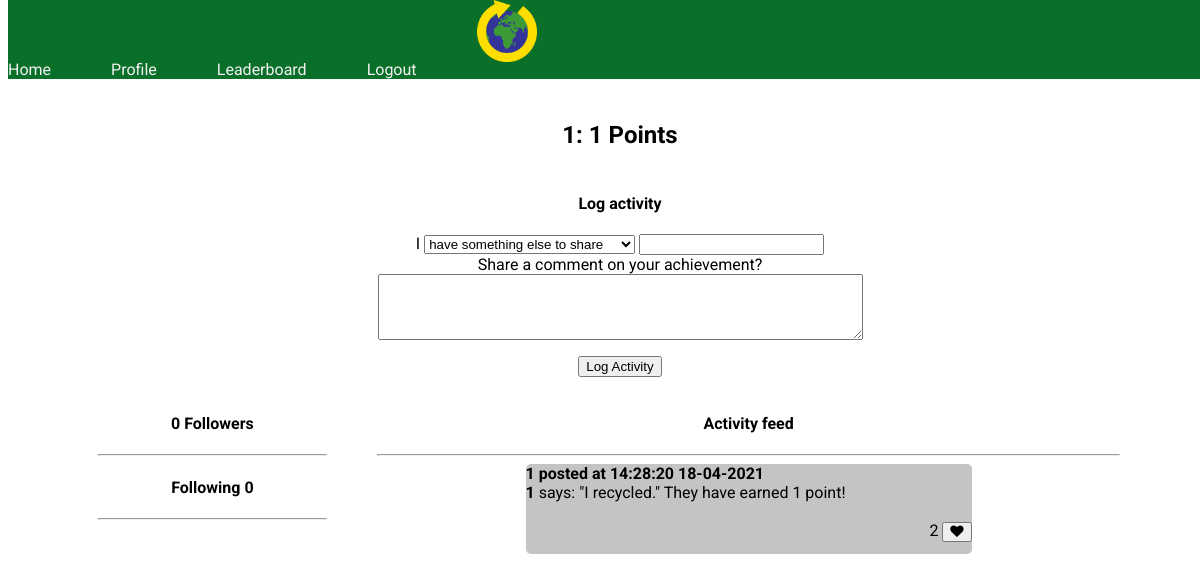
Before: /user/1 (signed in) with the older database file.
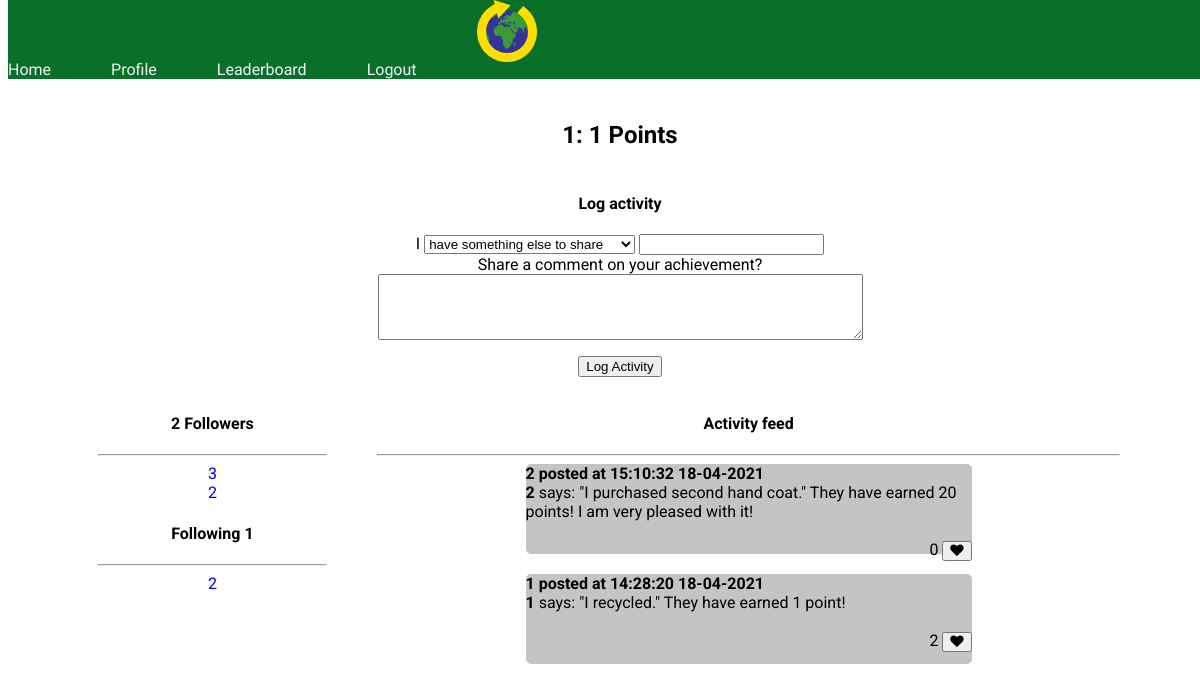
After: the same page with the newer database file.
### app/models.py (models this page shows, shortened)
class User(UserMixin, db.Model):
    id = db.Column(db.Integer, primary_key=True)
    username = db.Column(db.String(64), index=True, unique=True)
    email = db.Column(db.String(120), index=True, unique=True)
    password_hash = db.Column(db.String(128))
    posts = db.relationship('Post', backref='author', lazy='dynamic')
    points = db.Column(db.Integer, default=0)
    followed = db.relationship(
        'User', secondary=followers,
        primaryjoin=(followers.c.follower_id == id),
        secondaryjoin=(followers.c.followed_id == id),
        backref=db.backref('followers', lazy='dynamic'), lazy='dynamic')
    def followed_posts(self):
        followed = Post.query.join(
            followers, (followers.c.followed_id == Post.user_id)).filter(
                followers.c.follower_id == self.id)
        own = Post.query.filter_by(user_id=self.id)
        return followed.union(own).order_by(Post.timestamp.desc())

class Post(db.Model):
    id = db.Column(db.Integer, primary_key=True)
    body = db.Column(db.String(140))
    action = db.Column(db.String(64))
    item = db.Column(db.String(64))
    timestamp = db.Column(db.String, index=True)
    user_id = db.Column(db.Integer, db.ForeignKey('user.id'))
    points = db.Column(db.Integer,default=0)
    likes = db.Column(db.Integer, default=0)

### app/routes.py (the view, shortened to what this page needs)
@app.route('/user/<username>', methods=['GET','POST'])
@login_required
def user(username):
    user = User.query.filter_by(username=username).first_or_404()
    posts = user.followed_posts()
    form = LogActivity()
    form2 = EmptyForm()
    return render_template("user.html",user=user, posts=posts, form=form, points=user.points)

### app/forms.py
class LogActivity(FlaskForm):
    actions = {'donated':20,'recycled':1,'upcycled':15,'reused':3,'purchased second hand':20, 'completed the weekly challenge':25,'have something else to share':0}
    action = SelectField('Action:',choices=list(actions.keys()), validators=[DataRequired()])
    item = StringField()
    comment = TextAreaField('Share a comment on your achievement?')
    submit = SubmitField('Log Activity')

class EmptyForm(FlaskForm):
    submit = SubmitField('Submit')

### app/models.py (called while the page is built)
@login.user_loader
def load_user(id):
    return User.query.get(int(id))

### app/templates/user.html (shortened to what this page needs)
{% extends "base.html" %}
{% block content %}
    <table class="aboutme">
        <tr valign="top">
            <td>
                <h2>{{ user.username }}: {{ user.points }} Points</h2>
            </td>
        </tr>
    </table>
    {% if user == current_user %}
    <div class="activitylog">
    <h4>Log activity</h4>
    <form action="" method="post" novalidate>
        <p>
            I
            <select name="action">
                {% for action in form.action.choices %}
                <option value= "{{ action }}" SELECTED>{{ action }}</option>"
                {% endfor %}
            </select>
            {{ form.item(cols=32, rows=4) }}
            <br>
            {{ form.comment.label }}
            <br>
            {{ form.comment(cols=58, rows=4) }}<br>
        </p>
        <p>{{ form.submit() }}</p>
    </form>
    </div>
    {% endif %}
<div id="container">
    <div id="followers">
        <div id="followers_all">
            <h4>{{ user.followers.count() }} Followers</h4>
            <hr>
            {% for user in user.followers %}
            <a href="{{ url_for('user',username=user.username) }}" id="follower">
            <div>  {{ user.username }} </div>
            </a>
            {% endfor %}
        </div>
        <div id="following_all">
            <h4>Following {{ user.followed.count() }}</h4>
            <hr>
            {% for user in user.followed %}
            <a href="{{ url_for('user',username=user.username) }}" id="following">
            <div >  {{ user.username }} </div>
            </a>
            {% endfor %}
        </div>
    </div>
    <div id="activityfeed">
        <h4>Activity feed</h4>
        <hr>
        {% for post in posts %}
        <a href="{{ url_for('user',username=post.author.username) }}" id="post_link">
            <div class="activitypost">
            <span id="posted info"><b> {{ post.author.username }} posted at {{ post.timestamp }}</b></span>
            <br>
            <span id="postauthor"><b>{{ post.author.username }}</b></span>
            <span id="postbody">{{ post.body }}</span>
            <br>
            <span id="postlikes"> <form action="{{ url_for('update_like', username=user.username, post_id=post.id) }}" method="POST">{{ post.likes }}
                <button><i class="fa fa-heart"></i></button>
            </form>
            </span>
            <br>
        </div>
        </a>
        {% endfor %}
    </div>
</div>
{% endblock %}

### app/templates/base.html (shortened to what this page needs)
<html>
    <head>
        <link rel="stylesheet" href={{ url_for('static', filename='base.css') }}>
        <link
        href="http://cdnjs.cloudflare.com/ajax/libs/font-awesome/4.3.0/css/font-awesome.css"
        rel="stylesheet"  type='text/css'>
        </head>
    <body>
        <div class="navbar">
            <img src="{{ url_for('static', filename='logo.png')}}" alt="logo" width=5%/>
            <a href="{{ url_for('index') }}">Home</a>
            {% if current_user.is_anonymous %}
            <a href="{{ url_for('login') }}">Login</a>
            {% else %}
            <a href="{{ url_for('user', username=current_user.username) }}">Profile</a>
            <a href="{{ url_for('leaderboard', username=current_user.username ) }}">Leaderboard</a>
            <a href="{{ url_for('logout') }}">Logout</a>
            {% endif %}
        </div>
        <div class="main">
        <ul>
        {% block content %}{% endblock %}
    </div>
    </body>
</html>

### app/static/base.css (style rules this page uses)
h2 { font-family: Roboto, Open Sans, sans-serif; text-align: center; }
h4 { font-family: Roboto, Open Sans, sans-serif; text-align: center; }
p { font-family: Roboto, Open Sans, sans-serif; }
a { font-family: Roboto, Open Sans, sans-serif; }
body { background-color:white; }
.navbar { overflow: hidden; background-color: #0a7029; position: fixed; top: 0; width: 100%; }
.navbar a { float: left; display: block; color: #f2f2f2; text-align: center; padding-top: 5%; padding-right: 5%; text-decoration: none; }
.main { margin-top: 10%; }
#post_link { text-decoration: none; color: black; }
#postlikes { padding-left: 80%; text-align: right; }
.aboutme { text-align: right; margin-left:auto; margin-right: auto; }
.activitylog { text-align:center; margin-left: auto; margin-right: auto; }
#container { width: 100%; clear: both; margin: auto; }
#followers { font-family: Roboto, Open Sans, sans-serif; text-align: left; margin-left: 50px; margin-right: 25px; width: 20%; height: 800px; float: left; }
#activityfeed { text-align:center; margin-left: 25px; margin-right: 50px; width: 65%; height: 800px; float: left; }
.activitypost { text-align:left; margin-left: auto; margin-right: auto; padding-bottom: 5px; margin-bottom: 20px; width: 60%; height: 85px; border-radius: 5px; background-color: #C4C4C4; font-family: Roboto, Open Sans, sans-serif; }
#follower { text-align: center; text-decoration: none; }
#following { text-align: center; text-decoration: none; }

Changed rows visible on the page:
added User: username "3", shown under "2 Followers"
added User: username "2"
added Post: author.username "2", timestamp "15:10:32 18-04-2021", body "says: \"I purchased second hand coat.\" They have earned 20 points! I am very pleased with it!", likes "0"
Other visible differences:
{{ user.followers.count() }}: "0" → "2"
{{ user.followed.count() }}: "0" → "1"
